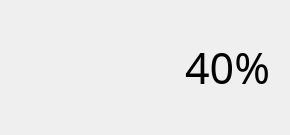
<?xml version="1.0" encoding="UTF-8"?>
<ui version="4.0">
 <class>PotionDisplay</class>
 <widget class="QWidget" name="PotionDisplay">
  <property name="geometry">
   <rect>
    <x>0</x>
    <y>0</y>
    <width>290</width>
    <height>135</height>
   </rect>
  </property>
  <property name="sizePolicy">
   <sizepolicy hsizetype="Expanding" vsizetype="Expanding">
    <horstretch>0</horstretch>
    <verstretch>0</verstretch>
   </sizepolicy>
  </property>
  <property name="minimumSize">
   <size>
    <width>290</width>
    <height>135</height>
   </size>
  </property>
  <property name="windowTitle">
   <string>Form</string>
  </property>
  <property name="toolTip">
   <string>&lt;html&gt;&lt;head/&gt;&lt;body&gt;&lt;p&gt;Shows the chance of getting a potion with the next combat reward. The chance resets to 40% at the start of each act and decreases by 10% for each potion seen as a combat reward and increases by 10% for each combat with no potion.&lt;/p&gt;&lt;p&gt;This number is modified by the relics &amp;quot;White Beast Statue&amp;quot;, which sets the chance to 100%, and &amp;quot;Sozu&amp;quot; which will set the chance to 0%. Note: potions will still drop with Sozu but you will not be able to obtain them, making the effective rate 0%.&lt;/p&gt;&lt;/body&gt;&lt;/html&gt;</string>
  </property>
  <layout class="QGridLayout" name="gridLayout">
   <property name="leftMargin">
    <number>20</number>
   </property>
   <property name="topMargin">
    <number>20</number>
   </property>
   <property name="rightMargin">
    <number>20</number>
   </property>
   <property name="bottomMargin">
    <number>20</number>
   </property>
   <property name="horizontalSpacing">
    <number>10</number>
   </property>
   <item row="2" column="2">
    <widget class="QLabel" name="label_potion_chance">
     <property name="font">
      <font>
       <family>Kreon</family>
       <pointsize>32</pointsize>
      </font>
     </property>
     <property name="text">
      <string>40%</string>
     </property>
     <property name="alignment">
      <set>Qt::AlignRight|Qt::AlignTrailing|Qt::AlignVCenter</set>
     </property>
    </widget>
   </item>
   <item row="2" column="0">
    <widget class="QLabel" name="label_2">
     <property name="minimumSize">
      <size>
       <width>100</width>
       <height>100</height>
      </size>
     </property>
     <property name="text">
      <string/>
     </property>
     <property name="pixmap">
      <pixmap resource="resources/resources.qrc">:/icons/potion.svg</pixmap>
     </property>
     <property name="alignment">
      <set>Qt::AlignCenter</set>
     </property>
    </widget>
   </item>
   <item row="2" column="1">
    <spacer name="horizontalSpacer">
     <property name="orientation">
      <enum>Qt::Horizontal</enum>
     </property>
     <property name="sizeHint" stdset="0">
      <size>
       <width>40</width>
       <height>20</height>
      </size>
     </property>
    </spacer>
   </item>
  </layout>
 </widget>
 <resources>
  <include location="resources/resources.qrc"/>
 </resources>
 <connections/>
</ui>
